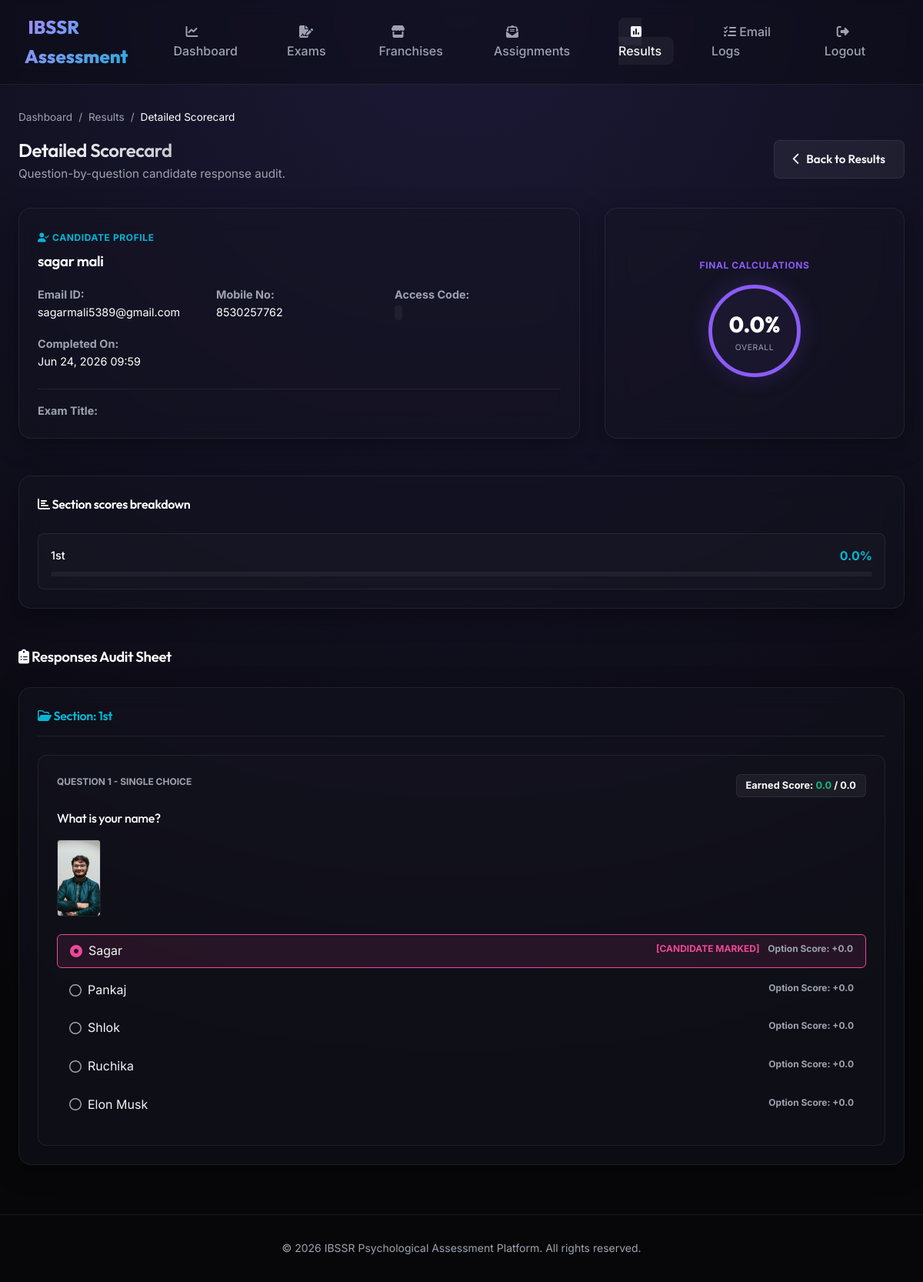
The page /admin-custom/results/2/ (signed in) on the database its author committed.
### candidates/models.py (models this page shows, shortened)
class ExamSession(models.Model):
    STATUS_CHOICES = [
        ('in_progress', 'In Progress'),
        ('completed', 'Completed'),
    ]
    candidate = models.ForeignKey(Candidate, on_delete=models.CASCADE, related_name='sessions')
    assignment = models.ForeignKey(ExamAssignment, on_delete=models.SET_NULL, null=True, related_name='sessions')
    exam = models.ForeignKey('tests.Exam', on_delete=models.CASCADE, related_name='sessions')
    started_at = models.DateTimeField(auto_now_add=True)
    completed_at = models.DateTimeField(null=True, blank=True)
    current_section = models.ForeignKey('tests.Section', on_delete=models.SET_NULL, null=True, blank=True)
    section_started_at = models.DateTimeField(null=True, blank=True)
    status = models.CharField(max_length=20, choices=STATUS_CHOICES, default='in_progress')

class Candidate(models.Model):
    full_name = models.CharField(max_length=255)
    email = models.EmailField()
    mobile_number = models.CharField(max_length=20)
    created_at = models.DateTimeField(auto_now_add=True)

### reports/models.py (models this page shows, shortened)
class ExamResult(models.Model):
    session = models.OneToOneField('candidates.ExamSession', on_delete=models.CASCADE, related_name='result')
    overall_score_percentage = models.FloatField(default=0.0)
    completed_at = models.DateTimeField(auto_now_add=True)

class SectionResult(models.Model):
    exam_result = models.ForeignKey(ExamResult, on_delete=models.CASCADE, related_name='section_results')
    section = models.ForeignKey('tests.Section', on_delete=models.CASCADE)
    score_percentage = models.FloatField(default=0.0)

### tests/models.py (models this page shows, shortened)
class Section(models.Model):
    exam = models.ForeignKey(Exam, on_delete=models.CASCADE, related_name='sections')
    name = models.CharField(max_length=255)
    description = models.TextField(blank=True, null=True)
    duration_minutes = models.IntegerField(default=10, help_text="Duration minutes part")
    duration_seconds = models.IntegerField(default=0, help_text="Duration seconds part")
    order = models.IntegerField(default=0, help_text="Display order of this section")
    class Meta:
        ordering = ['order', 'id']

class Question(models.Model):
    QUESTION_TYPES = [
        ('single_select', 'Single Select (Radio Buttons)'),
        ('multi_select', 'Multi Select (Checkboxes)'),
    ]
    section = models.ForeignKey(Section, on_delete=models.CASCADE, related_name='questions')
    text = models.TextField()
    image = models.FileField(upload_to='question_images/', blank=True, null=True, help_text="Optional question image")
    question_type = models.CharField(max_length=20, choices=QUESTION_TYPES, default='single_select')
    order = models.IntegerField(default=0, help_text="Display order of this question")
    class Meta:
        ordering = ['order', 'id']
    @property
    def max_possible_score(self):
        options = list(self.options.all())
        if not options:
            return 0.0
        if self.question_type == 'single_select':
            return max(opt.score for opt in options)
        else:
            return sum(opt.score for opt in options if opt.score > 0)

class Option(models.Model):
    question = models.ForeignKey(Question, on_delete=models.CASCADE, related_name='options')
    text = models.CharField(max_length=500)
    image = models.FileField(upload_to='option_images/', blank=True, null=True, help_text="Optional choice image")
    score = models.FloatField(default=0.0, help_text="Score weight/points for selecting this option")

### reports/views.py (the view)
# urls.py: path('results/<int:result_id>/', views.admin_result_detail, name='admin_result_detail'),
@login_required
def admin_result_detail(request, result_id):
    result = get_object_or_404(ExamResult, id=result_id)
    session = result.session
    exam = session.exam
    if not request.user.is_superuser and session.assignment.created_by != request.user:
        raise PermissionDenied
    answers = {ans.question.id: ans for ans in session.answers.all()}
    sheet = []
    for section in exam.sections.all():
        section_questions = []
        for q in section.questions.all():
            ans = answers.get(q.id)
            selected_opts = list(ans.selected_options.all()) if ans else []
            q_earned = 0.0
            if ans:
                if q.question_type == 'single_select':
                    opt = selected_opts[0] if selected_opts else None
                    if opt:
                        q_earned = opt.score
                else:
                    q_earned = sum(opt.score for opt in selected_opts)
            section_questions.append({
                'question': q,
                'selected_options': selected_opts,
                'q_earned': q_earned,
                'q_max': q.max_possible_score,
                'answered': ans is not None
            })
        sheet.append({
            'section': section,
            'questions_data': section_questions
        })
    return render(request, 'admin/result_detail.html', {
        'result': result,
        'session': session,
        'sheet': sheet
    })

### templates/admin/result_detail.html (shortened to what this page needs)
{% extends 'base.html' %}
{% block content %}
<div style="margin-bottom: 2rem;">
    <div style="display: flex; gap: 0.5rem; font-size: 0.85rem; color: var(--text-muted); align-items: center; margin-bottom: 0.75rem;">
        <a href="{% url 'admin_dashboard' %}" style="color: var(--text-muted); text-decoration: none;">Dashboard</a>
        <span>/</span>
        <a href="{% url 'admin_results' %}" style="color: var(--text-muted); text-decoration: none;">Results</a>
        <span>/</span>
        <span style="color: #fff;">Detailed Scorecard</span>
    </div>
    <div style="display: flex; justify-content: space-between; align-items: center; flex-wrap: wrap; gap: 1rem;">
        <div>
            <h2 style="background: linear-gradient(135deg, #fff, var(--text-muted)); -webkit-background-clip: text; -webkit-text-fill-color: transparent;">Detailed Scorecard</h2>
            <p style="color: var(--text-muted); font-size: 0.95rem;">Question-by-question candidate response audit.</p>
        </div>
        <a href="{% url 'admin_results' %}" class="btn btn-secondary">
            <i class="fa-solid fa-chevron-left"></i> Back to Results
        </a>
    </div>
</div>
<div style="display: flex; gap: 2rem; margin-bottom: 3rem; flex-wrap: wrap; align-items: stretch;">
    <div class="glass-card" style="flex: 2; min-width: 320px; display: flex; flex-direction: column; justify-content: space-between; padding: 1.5rem;">
        <div>
            <span style="font-size: 0.75rem; color: var(--accent-cyan); font-weight: 700; text-transform: uppercase; letter-spacing: 0.05em;"><i class="fa-solid fa-user-check"></i> Candidate Profile</span>
            <h3 style="color: #fff; margin-top: 0.25rem; margin-bottom: 1rem;">{{ session.candidate.full_name }}</h3>
            <div style="display: grid; grid-template-columns: repeat(auto-fit, minmax(200px, 1fr)); gap: 1rem; font-size: 0.9rem; color: var(--text-muted);">
                <p><strong>Email ID:</strong> <br><span style="color: #fff;">{{ session.candidate.email }}</span></p>
                <p><strong>Mobile No:</strong> <br><span style="color: #fff;">{{ session.candidate.mobile_number }}</span></p>
                <p><strong>Access Code:</strong> <br><code style="background: rgba(255,255,255,0.05); padding: 0.1rem 0.3rem; border-radius: 4px; color: var(--accent-cyan);">{{ session.assignment.exam_code }}</code></p>
                <p><strong>Completed On:</strong> <br><span style="color: #fff;">{{ result.completed_at|date:"M d, Y H:i" }}</span></p>
            </div>
        </div>
        <div style="margin-top: 1.5rem; border-top: 1px solid var(--glass-border); padding-top: 1rem; font-size: 0.9rem; color: var(--text-muted);">
            <strong>Exam Title:</strong>
        </div>
    </div>
    <div class="glass-card" style="flex: 1; min-width: 250px; text-align: center; display: flex; flex-direction: column; justify-content: center; padding: 1.5rem;">
        <span style="font-size: 0.75rem; color: var(--primary); font-weight: 700; text-transform: uppercase; letter-spacing: 0.05em;">Final Calculations</span>
        <div class="result-score-circle" style="margin: 1rem auto; height: 120px; width: 120px; border-width: 5px;">
            <div class="result-score-pct" style="font-size: 1.8rem;">{{ result.overall_score_percentage }}%</div>
            <div class="result-score-label" style="font-size: 0.65rem;">Overall</div>
        </div>
    </div>
</div>
<div class="glass-card" style="margin-bottom: 3rem; padding: 1.5rem;">
    <h4 style="color: #fff; margin-bottom: 1.5rem;"><i class="fa-solid fa-chart-bar"></i> Section scores breakdown</h4>
    <div style="display: grid; grid-template-columns: repeat(auto-fit, minmax(280px, 1fr)); gap: 1.5rem;">
        {% for sec_res in result.section_results.all %}
            <div style="background: rgba(255,255,255,0.02); border: 1px solid var(--glass-border); border-radius: 8px; padding: 1rem;">
                <div style="display: flex; justify-content: space-between; margin-bottom: 0.5rem;">
                    <span style="font-weight: 500; font-size: 0.9rem; color: #fff;">{{ sec_res.section.name }}</span>
                    <strong style="color: var(--accent-cyan);">{{ sec_res.score_percentage }}%</strong>
                </div>
                <div class="section-score-bar-bg" style="height: 6px;">
                </div>
            </div>
        {% endfor %}
    </div>
</div>
<h3 style="margin-bottom: 1.5rem; color: #fff;"><i class="fa-solid fa-clipboard-list"></i> Responses Audit Sheet</h3>
{% for sec in sheet %}
    <div class="glass-card" style="margin-bottom: 2rem; padding: 1.5rem;">
        <h4 style="color: var(--accent-cyan); border-bottom: 1px solid var(--glass-border); padding-bottom: 0.75rem; margin-bottom: 1.5rem;"><i class="fa-regular fa-folder-open"></i> Section: {{ sec.section.name }}</h4>
        <div style="display: flex; flex-direction: column; gap: 2rem;">
            {% for item in sec.questions_data %}
                <div class="admin-question-card" style="margin-bottom: 0; {% if not item.answered %}opacity: 0.65; border-color: rgba(244, 63, 94, 0.2);{% endif %}">
                    <div style="display: flex; justify-content: space-between; align-items: flex-start; flex-wrap: wrap; gap: 0.5rem; margin-bottom: 1rem;">
                        <span style="font-size: 0.75rem; font-weight: 700; color: var(--text-muted); text-transform: uppercase;">
                            Question {{ forloop.counter }} - {% if item.question.question_type == 'single_select' %}Single Choice{% else %}Multi-Select{% endif %}
                        </span>
                        <span style="background: rgba(255,255,255,0.05); border: 1px solid var(--glass-border); border-radius: 6px; padding: 0.25rem 0.75rem; font-size: 0.8rem; font-weight: 700; color: #fff;">
                            Earned Score: <strong style="color: var(--accent-green);">{{ item.q_earned }}</strong> / {{ item.q_max }}
                        </span>
                    </div>
                    <h4 style="color: #fff; font-weight: 500; line-height: 1.4; margin-bottom: 1rem;">{{ item.question.text }}</h4>
                    {% if item.question.image %}
                        <div style="margin: 1rem 0;">
                            <img src="{{ item.question.image.url }}" alt="Thumbnail" style="max-height: 100px; border-radius: 4px; border: 1px solid var(--glass-border);">
                        </div>
                    {% endif %}
                    <ul class="admin-opt-list">
                        {% for opt in item.question.options.all %}
                            <li class="admin-opt-item {% if opt in item.selected_options %}selected{% endif %} {% if opt.score > 0 %}correct{% endif %}">
                                <span style="display: flex; align-items: center; gap: 0.5rem;">
                                    {% if opt in item.selected_options %}
                                        <i class="fa-solid {% if item.question.question_type == 'single_select' %}fa-circle-dot{% else %}fa-square-check{% endif %}" style="color: var(--accent-pink);"></i>
                                    {% else %}
                                        <i class="fa-regular {% if item.question.question_type == 'single_select' %}fa-circle{% else %}fa-square{% endif %}" style="color: var(--text-muted);"></i>
                                    {% endif %}
                                    {{ opt.text }}
                                </span>
                                <span style="font-size: 0.75rem; font-weight: 700; color: var(--text-muted);">
                                    {% if opt in item.selected_options %}
                                        <span style="color: var(--accent-pink); margin-right: 0.5rem; text-transform: uppercase;">[Candidate Marked]</span>
                                    {% endif %}
                                    Option Score: +{{ opt.score }}
                                </span>
                            </li>
                        {% endfor %}
                    </ul>
                </div>
            {% endfor %}
        </div>
    </div>
{% empty %}
    <p style="color: var(--text-muted); font-style: italic;">No audit sheet available.</p>
{% endfor %}
{% endblock %}

### static/css/styles.css (style rules this page uses)
:root { --bg-dark: #07070a; --glass-bg: rgba(20, 20, 35, 0.45); --glass-border: rgba(255, 255, 255, 0.07); --text-primary: #f3f4f6; --text-muted: #9ca3af; --primary: #8b5cf6; --primary-glow: rgba(139, 92, 246, 0.4); --accent-cyan: #06b6d4; --accent-pink: #ec4899; --accent-green: #10b981; --accent-rose: #f43f5e; --font-heading: 'Outfit', sans-serif; --font-body: 'Inter', sans-serif; --transition: all 0.3s cubic-bezier(0.4, 0, 0.2, 1); }
* { box-sizing: border-box; margin: 0; padding: 0; }
body { font-family: var(--font-body); background: radial-gradient(circle at 50% 0%, #1c1936 0%, var(--bg-dark) 80%); color: var(--text-primary); min-height: 100vh; overflow-x: hidden; line-height: 1.6; }
h1, h2, h3, h4, h5, h6 { font-family: var(--font-heading); font-weight: 600; letter-spacing: -0.02em; }
.glass-card { background: var(--glass-bg); backdrop-filter: blur(16px); -webkit-backdrop-filter: blur(16px); border: 1px solid var(--glass-border); border-radius: 16px; padding: 2rem; box-shadow: 0 8px 32px 0 rgba(0, 0, 0, 0.37); transition: var(--transition); }
.btn { display: inline-flex; align-items: center; justify-content: center; gap: 0.5rem; font-family: var(--font-heading); font-weight: 600; font-size: 0.95rem; padding: 0.75rem 1.5rem; border-radius: 8px; border: none; cursor: pointer; transition: var(--transition); text-decoration: none; }
.btn-secondary { background: rgba(255, 255, 255, 0.06); color: var(--text-primary); border: 1px solid var(--glass-border); }
.result-score-circle { height: 150px; width: 150px; border-radius: 50%; border: 6px solid var(--primary); display: flex; flex-direction: column; align-items: center; justify-content: center; margin: 2rem auto; background: rgba(139, 92, 246, 0.05); box-shadow: 0 0 30px rgba(139, 92, 246, 0.2); }
.result-score-pct { font-size: 2.25rem; font-weight: 800; color: #fff; font-family: var(--font-heading); }
.result-score-label { font-size: 0.75rem; text-transform: uppercase; letter-spacing: 0.05em; color: var(--text-muted); }
.section-score-bar-bg { height: 10px; background: rgba(255, 255, 255, 0.05); border-radius: 5px; overflow: hidden; }
.admin-question-card { border: 1px solid var(--glass-border); border-radius: 12px; padding: 1.5rem; margin-bottom: 1.5rem; background: rgba(255, 255, 255, 0.01); }
.admin-opt-list { margin-top: 1rem; list-style: none; }
.admin-opt-item { padding: 0.5rem 1rem; border-radius: 6px; margin-bottom: 0.5rem; display: flex; justify-content: space-between; }
.admin-opt-item.selected { background: rgba(236, 72, 153, 0.1); border: 1px solid var(--accent-pink); }

### rows shown on the page
ExamSession: candidate.full_name "sagar mali", candidate.email "sagarmali5389@gmail.com", candidate.mobile_number "8530257762"
ExamResult: completed_at "Jun 24, 2026 09:59", overall_score_percentage "0.0"
SectionResult: section.name "1st", score_percentage "0.0"
Section: section.name "1st"
Question: question_type "SINGLE CHOICE", q_earned "0.0", q_max "0.0", question.text "What is your name?", question.image (picture)
Option: text "Sagar", shows "[CANDIDATE MARKED]", score "0.0"
Option: text "Pankaj", score "0.0"
Option: text "Shlok", score "0.0"
Option: text "Ruchika", score "0.0"
Option: text "Elon Musk", score "0.0"
